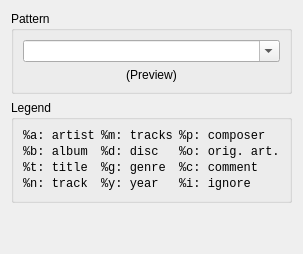
          <widget class="QWidget" name="page">
           <layout class="QVBoxLayout" name="verticalLayout_3">
            <item>
             <widget class="QGroupBox" name="groupBox">
              <property name="sizePolicy">
               <sizepolicy hsizetype="Preferred" vsizetype="Maximum">
                <horstretch>0</horstretch>
                <verstretch>0</verstretch>
               </sizepolicy>
              </property>
              <property name="title">
               <string>Pattern</string>
              </property>
              <property name="flat">
               <bool>false</bool>
              </property>
              <property name="checkable">
               <bool>false</bool>
              </property>
              <layout class="QVBoxLayout" name="verticalLayout_7">
               <item>
                <widget class="QComboBox" name="comboResolvePattern">
                 <property name="editable">
                  <bool>true</bool>
                 </property>
                </widget>
               </item>
               <item>
                <widget class="QLabel" name="labelResolvePreview">
                 <property name="font">
                  <font>
                   <italic>false</italic>
                  </font>
                 </property>
                 <property name="text">
                  <string>(Preview)</string>
                 </property>
                 <property name="textFormat">
                  <enum>Qt::RichText</enum>
                 </property>
                 <property name="alignment">
                  <set>Qt::AlignCenter</set>
                 </property>
                 <property name="wordWrap">
                  <bool>true</bool>
                 </property>
                 <property name="margin">
                  <number>0</number>
                 </property>
                </widget>
               </item>
              </layout>
             </widget>
            </item>
            <item>
             <widget class="QGroupBox" name="groupBox_2">
              <property name="sizePolicy">
               <sizepolicy hsizetype="Preferred" vsizetype="Preferred">
                <horstretch>0</horstretch>
                <verstretch>0</verstretch>
               </sizepolicy>
              </property>
              <property name="title">
               <string>Legend</string>
              </property>
              <layout class="QGridLayout" name="gridLayout">
               <property name="verticalSpacing">
                <number>2</number>
               </property>
               <item row="0" column="0">
                <widget class="QLabel" name="label_9">
                 <property name="font">
                  <font>
                   <family>Monospace</family>
                  </font>
                 </property>
                 <property name="text">
                  <string>%a: artist</string>
                 </property>
                 <property name="alignment">
                  <set>Qt::AlignLeading|Qt::AlignLeft|Qt::AlignVCenter</set>
                 </property>
                </widget>
               </item>
               <item row="1" column="0">
                <widget class="QLabel" name="label_8">
                 <property name="font">
                  <font>
                   <family>Monospace</family>
                  </font>
                 </property>
                 <property name="text">
                  <string>%b: album</string>
                 </property>
                 <property name="alignment">
                  <set>Qt::AlignLeading|Qt::AlignLeft|Qt::AlignVCenter</set>
                 </property>
                </widget>
               </item>
               <item row="2" column="0">
                <widget class="QLabel" name="label_7">
                 <property name="font">
                  <font>
                   <family>Monospace</family>
                  </font>
                 </property>
                 <property name="text">
                  <string>%t: title</string>
                 </property>
                 <property name="alignment">
                  <set>Qt::AlignLeading|Qt::AlignLeft|Qt::AlignVCenter</set>
                 </property>
                </widget>
               </item>
               <item row="3" column="0">
                <widget class="QLabel" name="label_5">
                 <property name="font">
                  <font>
                   <family>Monospace</family>
                  </font>
                 </property>
                 <property name="text">
                  <string>%n: track</string>
                 </property>
                 <property name="alignment">
                  <set>Qt::AlignLeading|Qt::AlignLeft|Qt::AlignVCenter</set>
                 </property>
                </widget>
               </item>
               <item row="1" column="1">
                <widget class="QLabel" name="label_10">
                 <property name="font">
                  <font>
                   <family>Monospace</family>
                  </font>
                 </property>
                 <property name="text">
                  <string>%d: disc</string>
                 </property>
                 <property name="alignment">
                  <set>Qt::AlignLeading|Qt::AlignLeft|Qt::AlignVCenter</set>
                 </property>
                </widget>
               </item>
               <item row="0" column="1">
                <widget class="QLabel" name="label_11">
                 <property name="font">
                  <font>
                   <family>Monospace</family>
                  </font>
                 </property>
                 <property name="text">
                  <string>%m: tracks</string>
                 </property>
                 <property name="alignment">
                  <set>Qt::AlignLeading|Qt::AlignLeft|Qt::AlignVCenter</set>
                 </property>
                </widget>
               </item>
               <item row="2" column="1">
                <widget class="QLabel" name="label_6">
                 <property name="font">
                  <font>
                   <family>Monospace</family>
                  </font>
                 </property>
                 <property name="text">
                  <string>%g: genre</string>
                 </property>
                 <property name="alignment">
                  <set>Qt::AlignLeading|Qt::AlignLeft|Qt::AlignVCenter</set>
                 </property>
                </widget>
               </item>
               <item row="3" column="1">
                <widget class="QLabel" name="label_4">
                 <property name="font">
                  <font>
                   <family>Monospace</family>
                  </font>
                 </property>
                 <property name="text">
                  <string>%y: year</string>
                 </property>
                 <property name="alignment">
                  <set>Qt::AlignLeading|Qt::AlignLeft|Qt::AlignVCenter</set>
                 </property>
                </widget>
               </item>
               <item row="0" column="2">
                <widget class="QLabel" name="label_12">
                 <property name="font">
                  <font>
                   <family>Monospace</family>
                  </font>
                 </property>
                 <property name="text">
                  <string>%p: composer</string>
                 </property>
                 <property name="alignment">
                  <set>Qt::AlignLeading|Qt::AlignLeft|Qt::AlignVCenter</set>
                 </property>
                </widget>
               </item>
               <item row="1" column="2">
                <widget class="QLabel" name="label_13">
                 <property name="font">
                  <font>
                   <family>Monospace</family>
                  </font>
                 </property>
                 <property name="toolTip">
                  <string>Original artist</string>
                 </property>
                 <property name="text">
                  <string>%o: orig. art.</string>
                 </property>
                 <property name="alignment">
                  <set>Qt::AlignLeading|Qt::AlignLeft|Qt::AlignVCenter</set>
                 </property>
                </widget>
               </item>
               <item row="2" column="2">
                <widget class="QLabel" name="label_2">
                 <property name="font">
                  <font>
                   <family>Monospace</family>
                  </font>
                 </property>
                 <property name="text">
                  <string>%c: comment</string>
                 </property>
                 <property name="alignment">
                  <set>Qt::AlignLeading|Qt::AlignLeft|Qt::AlignVCenter</set>
                 </property>
                </widget>
               </item>
               <item row="3" column="2">
                <widget class="QLabel" name="label_3">
                 <property name="font">
                  <font>
                   <family>Monospace</family>
                  </font>
                 </property>
                 <property name="toolTip">
                  <string>Ignore section</string>
                 </property>
                 <property name="text">
                  <string>%i: ignore</string>
                 </property>
                 <property name="alignment">
                  <set>Qt::AlignLeading|Qt::AlignLeft|Qt::AlignVCenter</set>
                 </property>
                </widget>
               </item>
              </layout>
             </widget>
            </item>
            <item>
             <spacer name="verticalSpacer_2">
              <property name="orientation">
               <enum>Qt::Vertical</enum>
              </property>
              <property name="sizeHint" stdset="0">
               <size>
                <width>20</width>
                <height>40</height>
               </size>
              </property>
             </spacer>
            </item>
           </layout>
          </widget>
